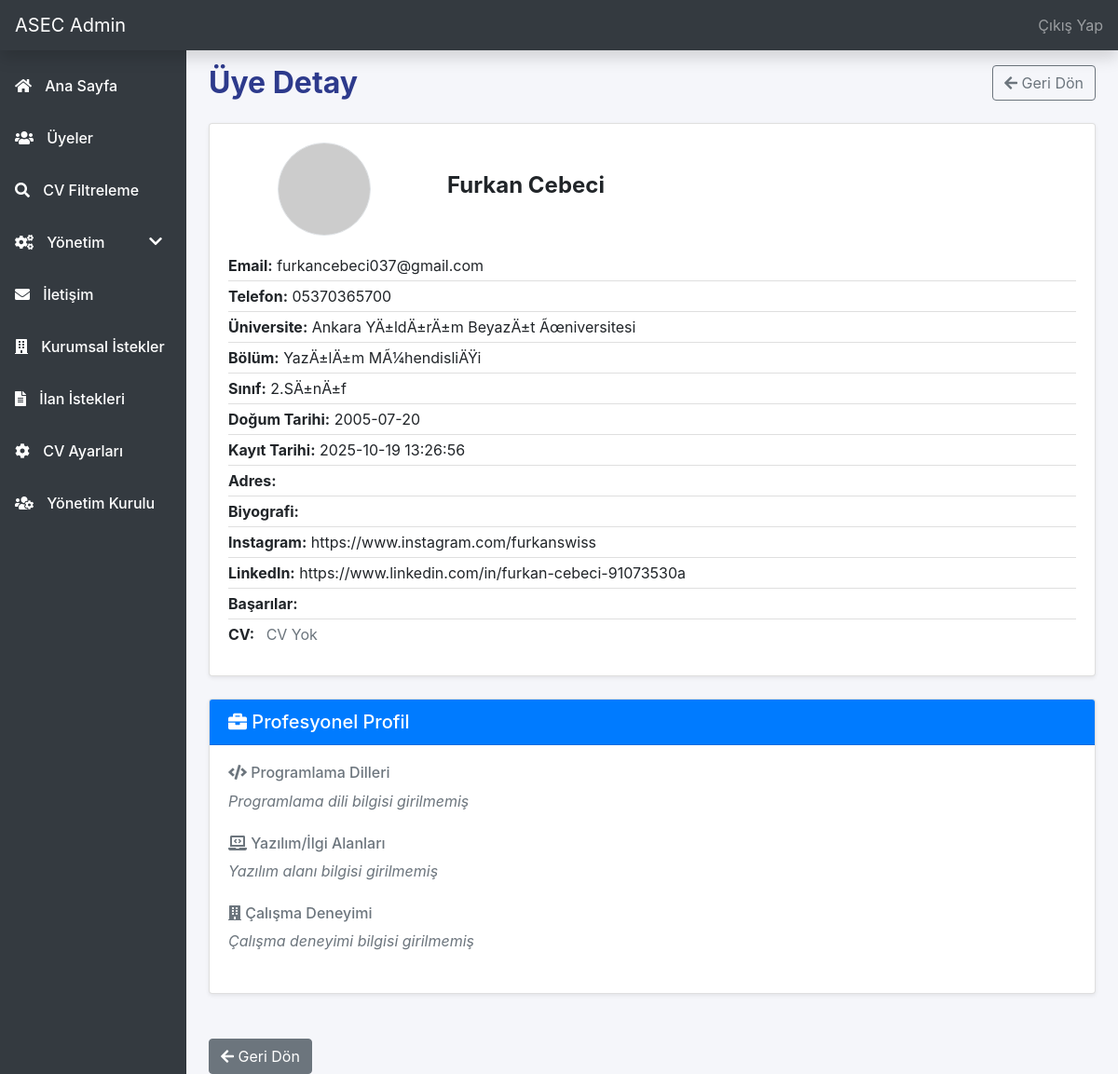
Before: /admin/uye-detay.php?id=32 (signed in) with the older database file.
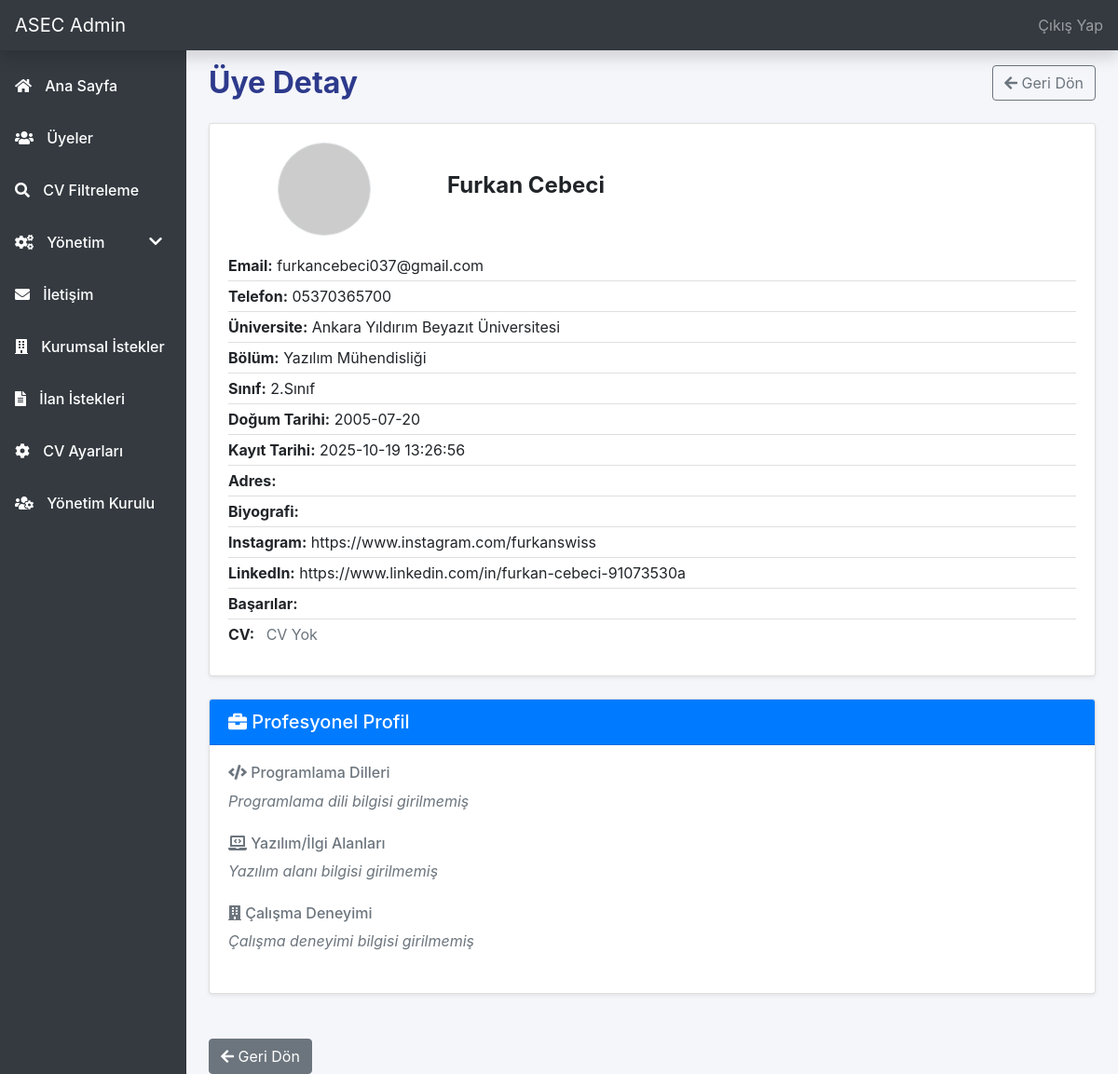
After: the same page with the newer database file.
### tables this page shows
CREATE TABLE `users` (
  `id` int(11) NOT NULL,
  `name` varchar(100) NOT NULL,
  `phone` varchar(30) NOT NULL,
  `email` varchar(120) NOT NULL,
  `university` varchar(100) NOT NULL,
  `department` varchar(100) NOT NULL,
  `class` varchar(20) NOT NULL,
  `password` varchar(255) NOT NULL,
  `created_at` timestamp NOT NULL DEFAULT current_timestamp(),
  `cv` varchar(255) DEFAULT NULL,
  `avatar` varchar(255) DEFAULT NULL,
  `birthdate` date DEFAULT NULL,
  `address` varchar(255) DEFAULT NULL,
  `bio` text DEFAULT NULL,
  `instagram` varchar(120) DEFAULT NULL,
  `linkedin` varchar(120) DEFAULT NULL,
  `achievements` text DEFAULT NULL
);

### src/admin/uye-detay.php (the view, shortened to what the changed rows need)
<?php
require_once 'includes/config.php';
include 'admin-header.php';
$id = intval($_GET['id'] ?? 0);
$sql = "SELECT * FROM users WHERE id = ?";
$stmt = $conn->prepare($sql);
$stmt->bind_param('i', $id);
$stmt->execute();
$result = $stmt->get_result();
$uye = $result->fetch_assoc();
$cv_sql = "SELECT major, languages, software_fields, companies, cv_filename FROM user_cv_profiles WHERE user_id = ?";
$cv_stmt = $conn->prepare($cv_sql);
$cv_stmt->bind_param('i', $id);
$cv_stmt->execute();
$cv_result = $cv_stmt->get_result();
$cv_data = $cv_result->fetch_assoc();
?>
<main class="container-fluid">
    <div class="row">
        <div class="col-md-9 ml-sm-auto col-lg-10 px-md-4">
            <div class="d-flex align-items-center justify-content-between mb-4">
                <h2 class="font-weight-bold mb-0" style="color:#2d3a8c;">Üye Detay</h2>
            </div>
            <div class="card shadow-sm mb-4">
    <div class="card-body">
        <div class="row align-items-center mb-3">
            <div class="col-md-9">
                <h4 class="font-weight-bold mb-2"><?php echo htmlspecialchars($uye['name']); ?></h4>
            </div>
        </div>
        <ul class="list-group list-group-flush mb-2">
            <li class="list-group-item px-0 py-1"><strong>Email:</strong> <?php echo htmlspecialchars($uye['email']); ?></li>
            <li class="list-group-item px-0 py-1"><strong>Telefon:</strong> <?php echo htmlspecialchars($uye['phone']); ?></li>
            <li class="list-group-item px-0 py-1"><strong>Üniversite:</strong> <?php echo htmlspecialchars($uye['university']); ?></li>
            <li class="list-group-item px-0 py-1"><strong>Bölüm:</strong> <?php echo htmlspecialchars($uye['department']); ?></li>
            <li class="list-group-item px-0 py-1"><strong>Sınıf:</strong> <?php echo htmlspecialchars($uye['class']); ?></li>
            <li class="list-group-item px-0 py-1"><strong>Doğum Tarihi:</strong> <?php echo htmlspecialchars($uye['birthdate']); ?></li>
            <li class="list-group-item px-0 py-1"><strong>Kayıt Tarihi:</strong> <?php echo htmlspecialchars($uye['created_at']); ?></li>
            <li class="list-group-item px-0 py-1"><strong>Adres:</strong> <?php echo htmlspecialchars($uye['address']); ?></li>
            <li class="list-group-item px-0 py-1"><strong>Biyografi:</strong> <?php echo nl2br(htmlspecialchars($uye['bio'])); ?></li>
            <li class="list-group-item px-0 py-1"><strong>Instagram:</strong> <?php echo htmlspecialchars($uye['instagram']); ?></li>
            <li class="list-group-item px-0 py-1"><strong>LinkedIn:</strong> <?php echo htmlspecialchars($uye['linkedin']); ?></li>
            <li class="list-group-item px-0 py-1"><strong>Başarılar:</strong> <?php echo nl2br(htmlspecialchars($uye['achievements'])); ?></li>
            <li class="list-group-item px-0 py-1"><strong>CV:</strong> <?php
                if ($cv_data && !empty($cv_data['cv_filename'])) {
                    $cv_path = '../uploads/cv/' . htmlspecialchars($cv_data['cv_filename']);
                    if (file_exists($cv_path)) {
                        echo '<a href="' . $cv_path . '" target="_blank" class="btn btn-sm btn-outline-primary ml-2"><i class="fas fa-file-alt"></i> CV Görüntüle</a>';
                    } else {
                        echo '<span class="text-danger ml-2">CV dosyası bulunamadı!</span>';
                    }
                } else {
                    echo '<span class="text-muted ml-2">CV Yok</span>';
                }
            ?></li>
        </ul>
    </div>
</div>
            </div>
        </div>
    </main>
</body>
</html>

Changed rows visible on the page:
changed users "Furkan Cebeci": university "Ankara YÄ±ldÄ±rÄ±m BeyazÄ±t Ãœniversitesi" → "Ankara Yıldırım Beyazıt Üniversitesi"; department "YazÄ±lÄ±m MÃ¼hendisliÄŸi" → "Yazılım Mühendisliği"; class "2.SÄ±nÄ±f" → "2.Sınıf"
